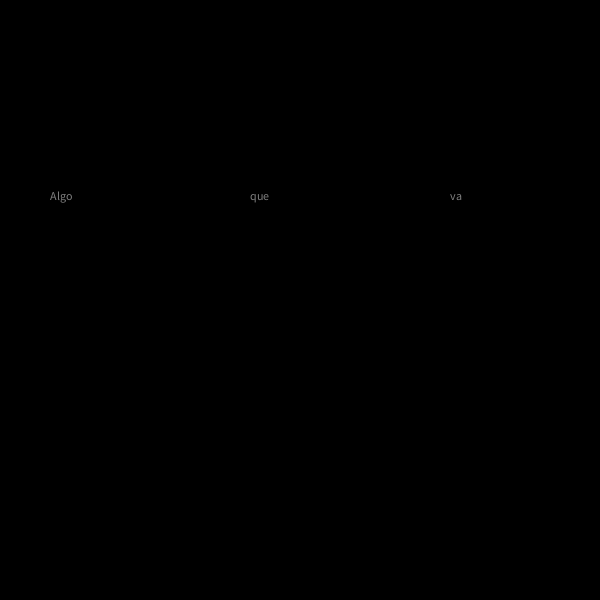
Frame 1 (no input)
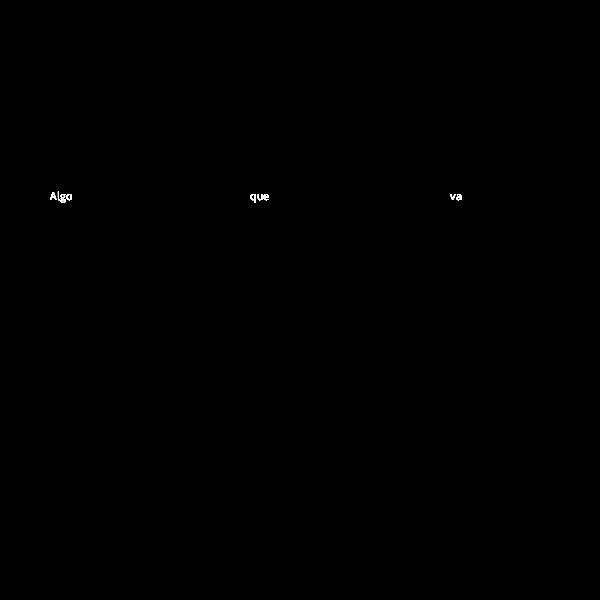
Frame 60 (the mouse pressed at the canvas centre just before this capture)
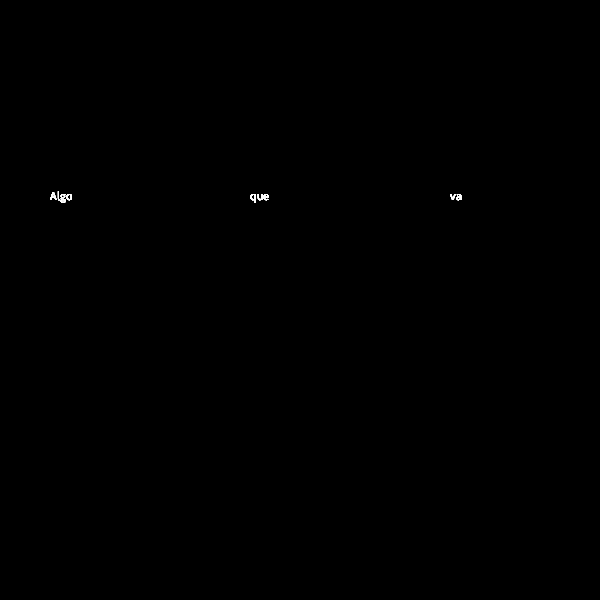
Frame 120 (the mouse held since frame 60 and released just before this capture)

The Processing sketch that drew these frames (run headless with seeded random() and noise(); from frame 60 on, the mouse is pressed at the canvas centre):

// Processing sketch: sketch_230303a
// ── sketch_230303a.pde
String s = "Algo que va aca";
String [] words;

void setup(){
  size (600,600);
  background(0);
  words = split (s, " ");
}

void draw(){
for(int i=0; i< words.length; i++){
  fill(255,127);
  stroke(255);
  text(words[i], 50+i*200, 200);
}
}
